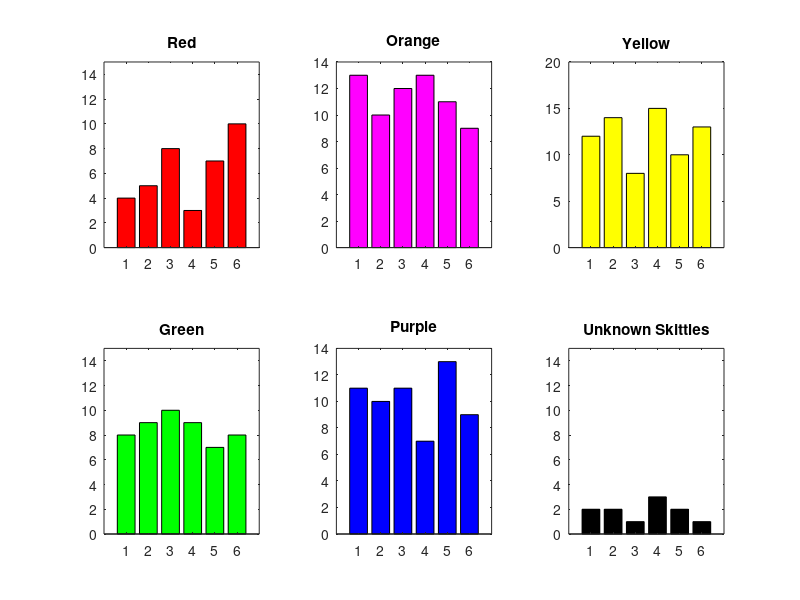
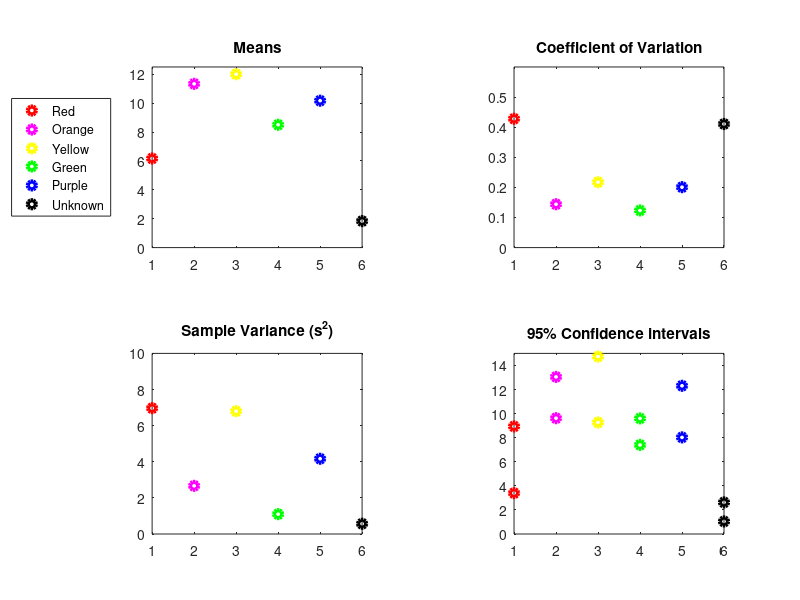
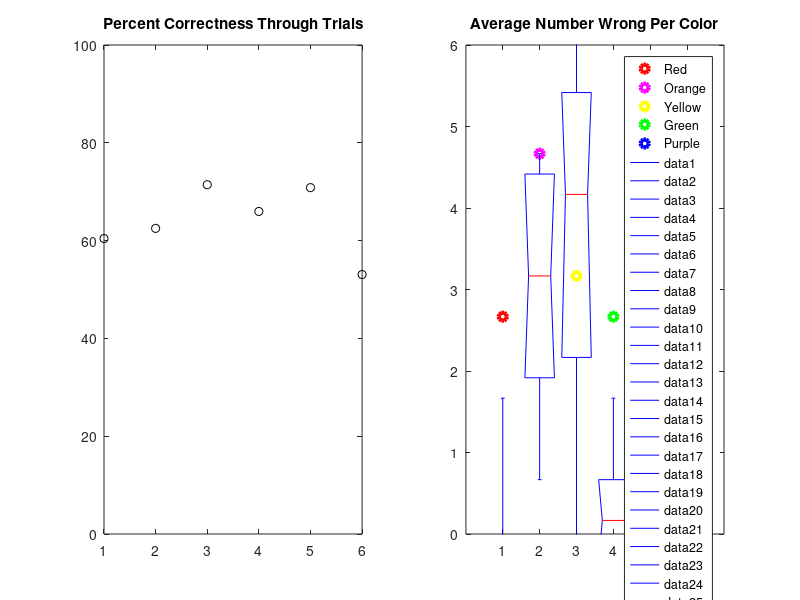
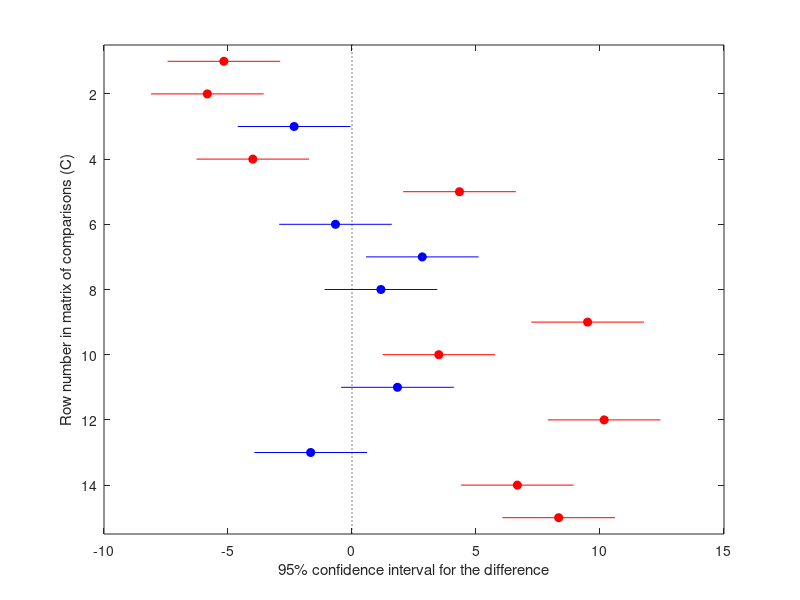

MATLAB code for these plots, in order:
%% Color Sorter Project - Descriptive Statistics (p.1) | Sid Hillwig, Nate Goff, Isadora Shamah
%{
Descriptive statistics for the machine-sorted Skittles.
%}
%% Housekeeping
clear all; clc
%% Sorted Skittles by Machine
%Sample size N = 50 skittles

R = [4  5  8  3  7  10]; %Red skittles across each population
O = [13 10 12 13 11 9 ]; %Orange skittles across each population
Y = [12 14 8  15 10 13]; %Yellow skittles across each population 
G = [8  9  10 9  7  8]; %Green skittles across each population
P = [11 10 11 7  13 9]; %Purple skittles across each population
U = [2  2  1  3  2  1 ]; %Unknown skittles across each population that Sorter could not sort
numPop = length(R);

%Check if the size of each population is actually 50 skittles
for i = 1:numPop
    pop = R(i)+O(i)+Y(i)+G(i)+P(i)+U(i);
    if pop ~= 50
        fprintf('Population size not correct for population %.3f \n',i)
    end
end
%Sample mean
meanR = mean(R);
meanO = mean(O);
meanY = mean(Y);
meanG = mean(G);
meanP = mean(P);
meanU = mean(U);

% Sample Variance s^2
varR = var(R);
varO = var(O);
varY = var(Y);
varG = var(G);
varP = var(P);
varU = var(U);

%Sample Standard Deviation (denoted with Sigma)
sigR = sqrt(varR);
sigO = sqrt(varO);
sigY = sqrt(varY);
sigG = sqrt(varG);
sigP = sqrt(varP);
sigU = sqrt(varU);

%Coefficient of Variance (CV)
cvR = sigR/meanR;
cvO = sigO/meanO;
cvY = sigY/meanY;
cvG = sigG/meanG;
cvP = sigP/meanP;
cvU = sigU/meanU;

p = norminv(0.95);

% Standard Error Calculations
seR = p*sigR/sqrt(6);
seO = p*sigO/sqrt(6);
seY = p*sigY/sqrt(6);
seG = p*sigG/sqrt(6);
seP = p*sigP/sqrt(6);
seU = p*sigU/sqrt(6);

% Confidence Intervals = Mean +/- p*SE
[~,~,IntervalR,~] = ttest(R,0,'Alpha',0.05);
[~,~,IntervalO,~] = ttest(O,0,'Alpha',0.05);
[~,~,IntervalY,~] = ttest(Y,0,'Alpha',0.05);
[~,~,IntervalG,~] = ttest(G,0,'Alpha',0.05);
[~,~,IntervalP,~] = ttest(P,0,'Alpha',0.05);
[~,~,IntervalU,~] = ttest(U,0,'Alpha',0.05);


figure 

subplot(2,3,1)
bar(R,'r')
title('Red')
ylim([0 15])

subplot(2,3,2)
bar(O,'m')
title('Orange')

subplot(2,3,3)
bar(Y,'y')
title('Yellow')

subplot(2,3,4)
bar(G,'g')
title('Green')
ylim([0 15])

subplot(2,3,5)
bar(P,'b')
title('Purple')

subplot(2,3,6)
bar(U,'k')
title('Unknown Skittles')
ylim([0 15])

figure
subplot(2,2,1)
plot(1,meanR,'ro','LineWidth',3)
title('Means')
hold on
plot(2,meanO,'mo','LineWidth',3)
plot(3,meanY,'yo','LineWidth',3)
plot(4,meanG,'go','LineWidth',3)
plot(5,meanP,'bo','LineWidth',3)
plot(6,meanU,'ko','LineWidth',3)
hold off
legend('Red','Orange','Yellow','Green','Purple','Unknown','Location','WestOutside')
ylim([0 12.5])
xlim([1 6])

subplot(2,2,2)
plot(1,cvR,'ro','LineWidth',3)
title('Coefficient of Variation')
hold on
plot(2,cvO,'mo','LineWidth',3)
plot(3,cvY,'yo','LineWidth',3)
plot(4,cvG,'go','LineWidth',3)
plot(5,cvP,'bo','LineWidth',3)
plot(6,cvU,'ko','LineWidth',3)
ylim([0 0.6])
xlim([1 6])

subplot(2,2,3)
plot(1,varR,'ro','LineWidth',3)
title('Sample Variance (s^2)')
hold on
plot(2,varO,'mo','LineWidth',3)
plot(3,varY,'yo','LineWidth',3)
plot(4,varG,'go','LineWidth',3)
plot(5,varP,'bo','LineWidth',3)
plot(6,varU,'ko','LineWidth',3)
ylim([0 10])
xlim([1 6])

subplot(2,2,4)
plot(1,IntervalR,'ro','LineWidth',3)
title('95% Confidence intervals')
hold on
plot(2,IntervalO,'mo','LineWidth',3)
plot(3,IntervalY,'yo','LineWidth',3)
plot(4,IntervalG,'go','LineWidth',3)
plot(5,IntervalP,'bo','LineWidth',3)
plot(6,IntervalU,'ko','LineWidth',3)
ylim([0 15])
xlim([1 6])


%% Correctness Statistics
%Statistics on how correct the sorting is

numSorted =  [48 48 49 47 48 49]; %Number of total skittles sorted total, excluding the ones that could not be sorted
numCorrect = [29 30 35 31 34 26]; %Number of skittles sorted correctly from the total number sorted, excluding those that could not be sorted 

Correctness = numCorrect./numSorted.*100;
avgCorrect = mean(Correctness);

wrongR = [3 2 3 2 2 4]; %Number of Red skittles put into different buckets
wrongO = [4 5 4 6 4 5]; %Number of Orange skittles put into different buckets
wrongY = [5 4 2 2 3 3]; %Number of Yellow skittles put into different buckets
wrongG = [2 3 3 2 2 4]; %Number of Green skittles put into different buckets
wrongP = [5 4 2 4 3 7]; %Number of Purple skittles put into different buckets

wrongmeans = [mean(wrongR) mean(wrongO) mean(wrongY) mean(wrongG) mean(wrongP)];

figure
subplot(1,2,1)
plot(Correctness,'ko')
title('Percent Correctness Through Trials')
ylim([0 100])
xlim([1 6])

subplot(1,2,2)
plot(1,wrongmeans(1),'ro','LineWidth',3)
title('Average Number Wrong Per Color')
hold on
plot(2,wrongmeans(2),'mo','LineWidth',3)
plot(3,wrongmeans(3),'yo','LineWidth',3)
plot(4,wrongmeans(4),'go','LineWidth',3)
plot(5,wrongmeans(5),'bo','LineWidth',3)
legend('Red','Orange','Yellow','Green','Purple','Location','Northeast')
ylim([0 6])

%% ANOVA Analysis

cou = 1; cou1 = 1;
for i = 1:6
    for j=1:6
        sampleNum(cou1)= i;
        cou1 = cou1+1;
    end
    cou=cou+1;
end

M_all=[R'; O'; Y'; G'; P'; U'];

[p1,tbl1,stats1] = anova1(M_all,sampleNum');
figure(5);
c = multcompare(stats1);






